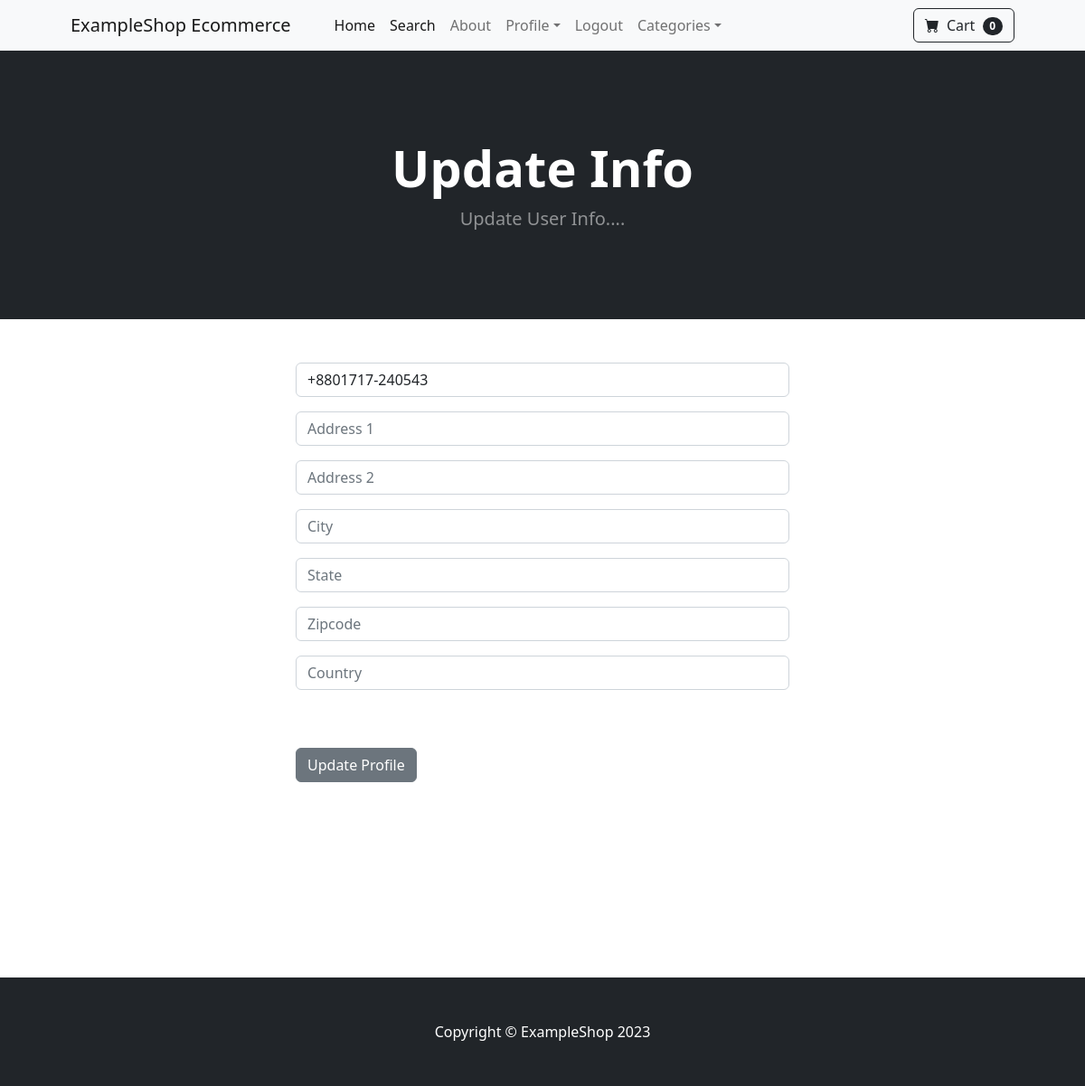
The app's page /update_info/ (signed in), older data.
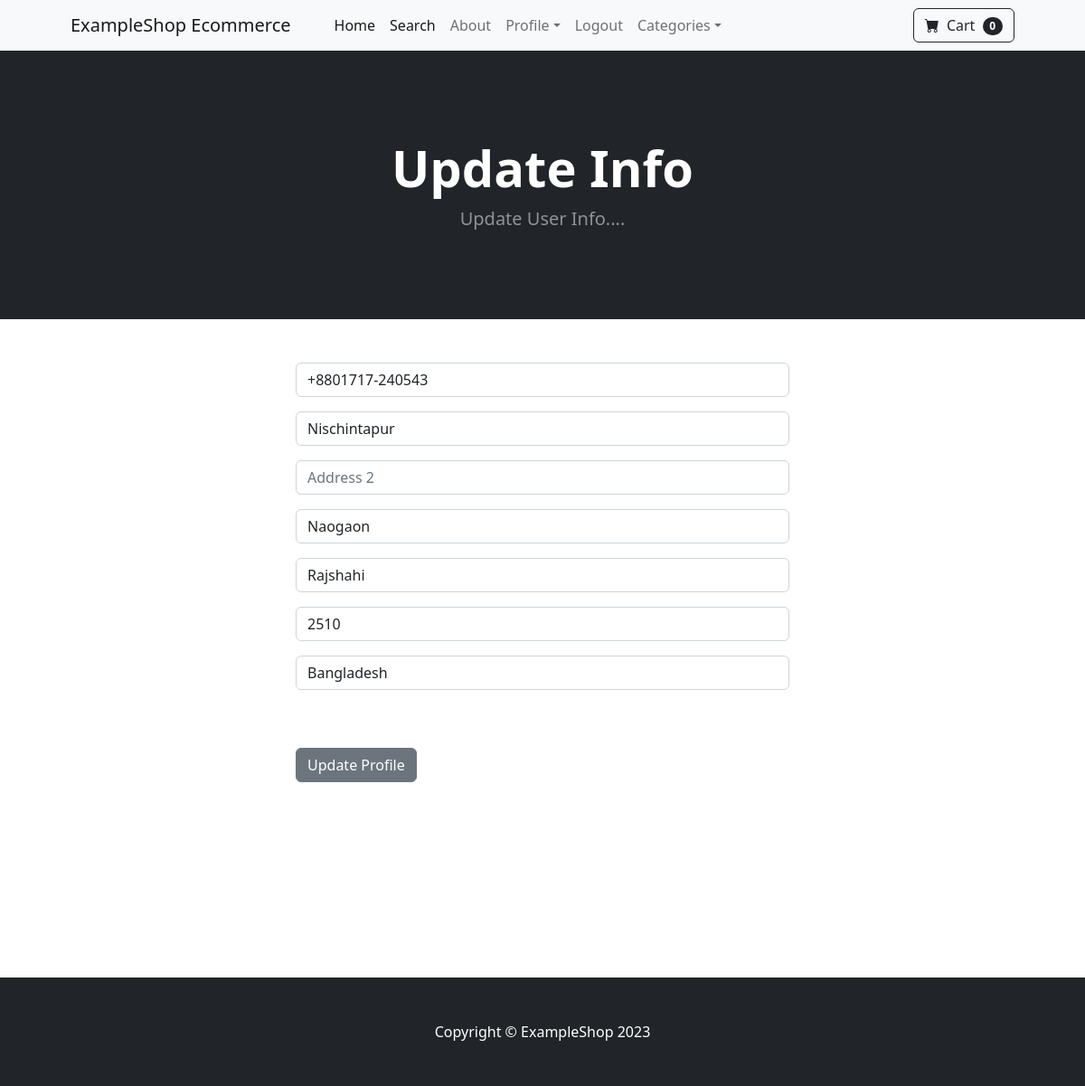
The same page, newer data.
### store/models.py (models this page shows, shortened)
class Profile(models.Model):
    user = models.OneToOneField(User, on_delete=models.CASCADE)
    date_modified = models.DateTimeField(User,auto_now=True)
    phone = models.CharField(max_length=20, blank=True)
    address1 = models.CharField(max_length=200, blank=True)
    address2 = models.CharField(max_length=200, blank=True)
    city = models.CharField(max_length=100, blank=True)
    state = models.CharField(max_length=100, blank=True)
    zipcode = models.CharField(max_length=100, blank=True)
    country = models.CharField(max_length=100, blank=True)
    old_cart = models.CharField(max_length=200, blank=True, null=True)

### store/views.py (the view)
# urls.py: path('update_info/', views.update_info, name='update_info'),
def update_info(request):
    if request.user.is_authenticated:
        current_user = Profile.objects.get(user__id=request.user.id)
        form = UserInfoForm(request.POST or None, instance=current_user)
        if form.is_valid():
            form.save()
            messages.success(request, ("Your Info Has Been Updated!..."))
            return redirect('home')
        return render(request, 'update_info.html', {"form":form})
    else:
        messages.success(request, ("You must Be Logged in to Access That Page!..."))
        return redirect('home')

### store/forms.py
class UserInfoForm(forms.ModelForm):
	phone = forms.CharField(label="", widget=forms.TextInput(attrs={'class':'form-control', 'placeholder':'Phone'}), required=False)
	address1 = forms.CharField(label="", widget=forms.TextInput(attrs={'class':'form-control', 'placeholder':'Address 1'}), required=False)
	address2 = forms.CharField(label="", widget=forms.TextInput(attrs={'class':'form-control', 'placeholder':'Address 2'}), required=False)
	city = forms.CharField(label="", widget=forms.TextInput(attrs={'class':'form-control', 'placeholder':'City'}), required=False)
	state = forms.CharField(label="", widget=forms.TextInput(attrs={'class':'form-control', 'placeholder':'State'}), required=False)
	zipcode = forms.CharField(label="", widget=forms.TextInput(attrs={'class':'form-control', 'placeholder':'Zipcode'}), required=False)
	country = forms.CharField(label="", widget=forms.TextInput(attrs={'class':'form-control', 'placeholder':'Country'}), required=False)
	class Meta:
		model = Profile
		fields = ('phone','address1','address2', 'city', 'state', 'zipcode', 'country')

### cart/cart.py (called while the page is built)
    def __len__(self):
        return len(self.cart)

### cart/context_processors.py (called while the page is built)
def cart(request):
    return {'cart': Cart(request)}

### store/templates/update_info.html (shortened to what this page needs)
{% extends "base.html" %}
{% block content %}
<header class="bg-dark py-5">
    <div class="container px-4 px-lg-5 my-5">
        <div class="text-center text-white">
            <h1 class="display-4 fw-bolder">Update Info</h1>
            <p class="lead fw-normal text-white-50 mb-0">Update User Info....</p>
        </div>
    </div>
</header>
<div class="container">
    <div class="row">
            <div class="col-md-6 offset-md-3">
                <form method="POST" action="{% url 'update_info' %}">
                    {{ form.as_p }}
                    <button type="submit" class="btn btn-secondary">Update Profile</button>
                    <br><br>
                  </form>
            </div>
    </div>
</div>
{% endblock %}

Row changes from the older to the newer data that the page shows:
changed Profile: address1 (not shown) → "Nischintapur"; city (not shown) → "Naogaon"; state (not shown) → "Rajshahi"; zipcode (not shown) → "2510"; country (not shown) → "Bangladesh"
